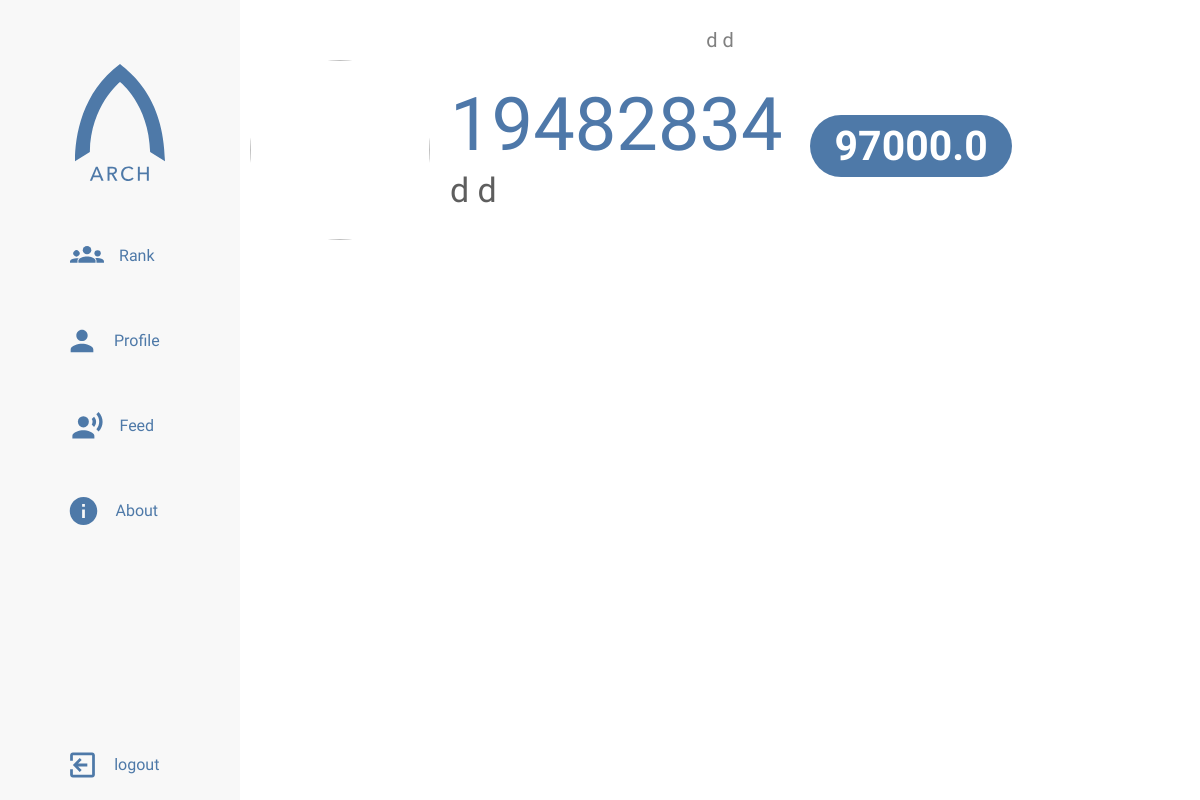
/profile/19482834 (signed in), run on the app's committed database.
### app/models.py (models this page shows, shortened)
class Citizen(db.Model, UserMixin):
    citizen_id = db.Column(db.String(12), primary_key=True)
    name = db.Column(db.String(64), index=True)
    eval_complete = db.Column(db.Integer)
    score = db.Column(db.Float)
    password_hash = db.Column(db.String(128))
    permission = db.Column(db.String(20), index=True, default='citizen')
    profile_image = db.Column(db.String(100))
    bio = db.Column(db.String(200))
    fav_leader = db.Column(db.String(30))
    income = db.Column(db.Integer)

### app/routes.py (the view)
@app.route('/profile/<citizen_id>')
@login_required
def profile(citizen_id):
    status_page = request.args.get('page', 1, type=int)
    citizen = Citizen.query.filter_by(citizen_id=citizen_id).first_or_404()
    title = citizen.name
    is_self = False
    all_status = Status.query.filter_by(citizen_id=citizen.citizen_id).order_by(
        Status.timestamp.desc()).paginate(
        status_page, 20, False)
    next = url_for('profile', citizen_id=citizen.citizen_id, status_page=all_status.next_num) \
        if all_status.has_next else None
    prev = url_for('profile', citizen_id=citizen.citizen_id, status_page=all_status.prev_num) \
        if all_status.has_prev else None
    if citizen_id == current_user.citizen_id:
        is_self = True
        title = 'My Profile'
    return render_template(
        'profile.html', title=title, citizen=citizen, is_self=is_self, status=all_status.items, next=next, prev=prev)

### app/models.py (called while the page is built)
@login.user_loader
def get_user(citizen_id):
    return Citizen.query.get(citizen_id)

### app/templates/profile.html (shortened to what this page needs)
{% extends "sidebar-base.html" %}
{% block style %}
<link rel="stylesheet" type="text/css" href="{{ url_for('static', filename='styles/profile.css') }}">
{% endblock %}
{% block content %}
     <div class="profilebox">
          <div class="pic-container">
          </div>
          <div class="info">
               <h1>{{ citizen.citizen_id }}</h1>
               <h2>{{ citizen.name }}</h2>
          </div>
          <div class="score">
               <h3 class="badge badge-pill">{{ citizen.score }}</h3>
          </div>
     </div>
{% endblock content %}

### app/templates/sidebar-base.html (shortened to what this page needs)
{% extends "base.html" %}
{% block head %}
    <link rel="stylesheet" type="text/css" href="{{ url_for('static', filename='styles/sidebar.css') }}">
    {% block style %}{% endblock %}
{% endblock %}
{% block body %}
    <div class="grid-container">
        <div class="menu-icon">
        </div>
        <div class="title">
            <p>{{ title }}</p>
        </div>
        <aside class="sidenav">
        <ul class="sidenav-list ">
            <img id="nav-logo" src="{{ url_for('static', filename='assets/logotext.svg') }}" alt="Arch">
            <li class="nav-item"><a class="nav-link" href="{{ url_for('rank') }}">
                <img id="rank-icon" class="nav-icon icon" src="{{ url_for('static', filename='assets/rankicon.svg') }}">
                <p>Rank</p>
            </a></li>
            <li class="nav-item"><a class="nav-link" href="{{ url_for('profile_home') }}">
                <img id="profile-icon" class="nav-icon icon" src="{{ url_for('static', filename='assets/profileicon.svg') }}">
                <p>Profile</p>
            </a></li>
            <li class="nav-item"><a class="nav-link" href="{{ url_for('feed') }}">
                <img id="feed-icon" class="nav-icon icon" src="{{ url_for('static', filename='assets/feedicon.svg') }}">
                <p>Feed</p>
            </a></li>
            <li class="nav-item"><a class="nav-link" href="{{ url_for('about') }}">
                    <img id="about-icon" class="nav-icon icon" src="{{ url_for('static', filename='assets/infoicon.svg') }}">
                    <p>About</p>
            </a></li>
            <li class="nav-item nav-log">
            {% if current_user.is_anonymous %}
                <a class="nav-link" href="{{ url_for('login') }}">
                    <img id="login-icon" class="nav-icon icon" src="{{ url_for('static', filename='assets/loginicon.svg') }}">
                    <p>Login</p>
                </a>
            {% else %}
            <a class="nav-link" href="{{ url_for('logout') }}">
                <img id="logout-icon" class="nav-icon icon" src="{{ url_for('static', filename='assets/logouticon.svg') }}">
                <p>logout</p>
            </a>
            {% endif %}
            </li>
            </ul>
        </aside>
        <div class="main">
            {% block content %} {% endblock content %}
        </div>
    </div>
{% endblock %}

### app/static/styles/main.css (style rules this page uses)
body { font-family: 'Questrial', sans-serif; overflow-x: hidden; margin: 0; padding: 0; box-sizing: border-box; }

### app/static/styles/sidebar.css (style rules this page uses)
.grid-container { display: grid; grid-template-columns: 1fr; grid-template-rows: 50px 1fr; grid-template-areas: "header" "main"; height: 100vh; }
.title { grid-area: header; justify-self: center; margin-top: 25px; font-size: 20px; color: #808080; }
.main { padding: 10px; grid-area: main; overflow-y: auto; overflow-x: hidden; }
.menu-icon { position: fixed; display: flex; top: 5px; left: 10px; align-items: center; justify-content: center; z-index: 1; cursor: pointer; padding: 12px; color: #4e79a8; }
.sidenav { grid-area: nav; display: flex; flex-direction: column; height: 100%; width: 100vw; position: fixed; overflow-y: auto; transform: translateX(-100vw); transition: all .4s ease-in-out; background-color: #f8f8f8; z-index: 3; }
.sidenav-list { padding: 0; margin: 0; list-style: none; }
@media only screen and (min-width: 750px) { .grid-container { grid-template-columns: 240px 1fr; grid-template-areas: "nav header" "nav main"; } }
@media only screen and (min-width: 750px) { .sidenav { width: 240px; position: relative; transform: translateX(0); } }
.sidenav ul { display: flex; align-items: center; flex-direction: column; height: 100vh; }
#nav-logo { width: 90px; margin-bottom: 5vh; margin-top: 8vh; }
.nav-item { width: 70%; margin-bottom: 15px; }
.nav-link { display: flex; justify-content: center; margin: 0; color: #4e79a8; height: 70px; }
.nav-icon { width: calc(10% + 20px); float: left; }
.nav-link p { margin: 15px; font-weight: lighter; }
.nav-log { margin-top: auto; margin-bottom: 0; }

### app/static/styles/profile.css (style rules this page uses)
.profilebox { display: grid; grid-template-columns: calc(100px + 10vmin) 1fr 1fr; grid-template-areas: "pic name score" }
.info { padding-left: 20px; align-self: center; }
.info h1 { font-size: calc(50px + 2vw); color: #4e78a9; margin: 0; }
.info h2 { font-size: calc(10px + 2vw); color: #5e5e5e; }
.score { grid-area: score; align-self: center; }
.score h3 { font-size: calc(5px + 3vw); text-align: center; }
.badge { background-color: #4e79a8; font-size: 1rem; color: white; }
.pic-container { width: calc(100px + 10vmin); height: calc(100px + 10vmin); }

### data on the page
Citizen: name "d d", citizen_id "19482834", score "97000.0"
